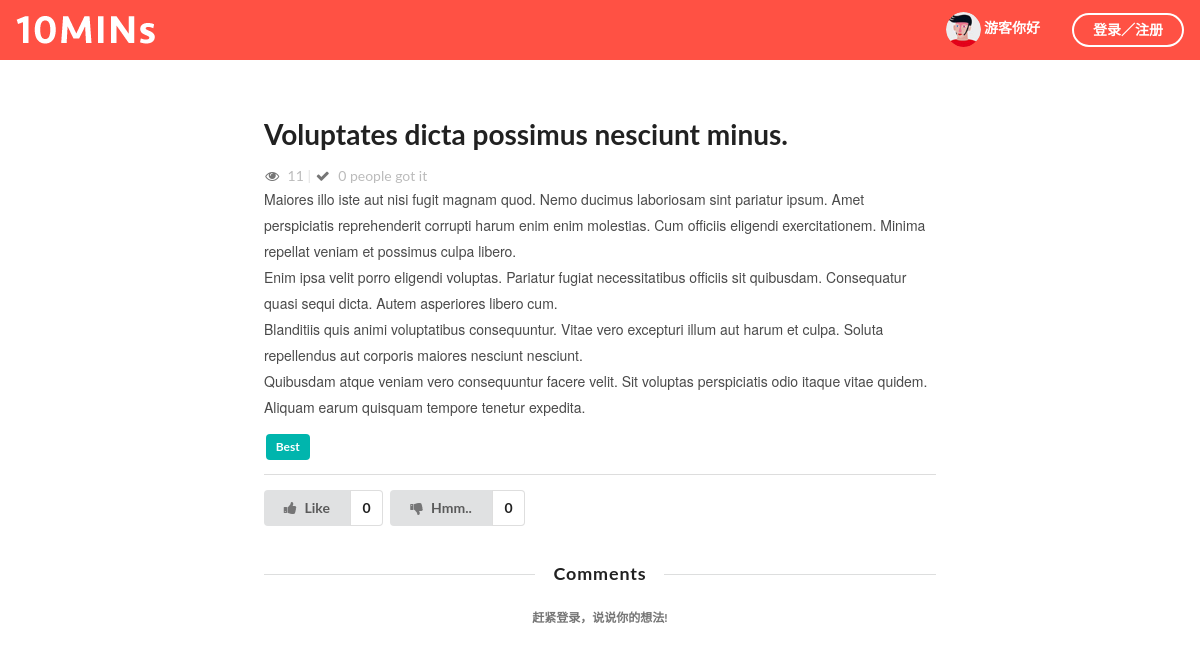
The app's page /detail/5 with its own data.
### firstapp/models.py (models this page shows, shortened)
class Article(models.Model):
    title = models.CharField(max_length=500)
    img = models.CharField(max_length=250)
    content = models.TextField(null=True, blank=True)
    views = models.IntegerField(default=0)
    likes = models.IntegerField(default=0)
    createtime = models.DateField(default=timezone.now)
    editor_choice = models.BooleanField(default=False)
    CATE_CHOICE = {
        ('best','best'),
        ('hot','hot'),
    }
    cate_choice = models.CharField(choices=CATE_CHOICE,max_length=10,blank=True,null=True)
    author = models.ForeignKey(to=User,null=True,blank=True)

### firstapp/views.py (the view, shortened to what this page needs)
# urls.py: url(r'^detail/(?P<page_num>\d+)', detail, name='detail'),
def detail(request, page_num, error_form=None):
    context = {}
    if error_form == None:
        form = CommentForm()
    if error_form :
        form = error_form
    article = Article.objects.get(id=page_num)
    article.views = article.views + 1
    article.save()
    context['view_count'] = article.views
    comments = Comment_New.objects.filter(belong_to_id=article.id)
    all_ticket_count = article.tickers.count()
    ticket_like_count = article.tickers.filter(vote='like').count()
    ticket_dislike_count = article.tickers.filter(vote='dislike').count()
    context['all_ticket_count'] = all_ticket_count
    context['ticket_like_count'] = ticket_like_count
    context['ticket_dislike_count'] = ticket_dislike_count
    context['article'] = article
    context['form'] = form
    context['comments'] = comments
    return render(request, 'detail.html', context)

### firstapp/templates/detail.html (shortened to what this page needs)
{% load staticfiles %}
<!DOCTYPE html>
<html>
    <head>
        <link rel="stylesheet" href="{% static 'css/semantic.css' %}" media="screen" title="no title" charset="utf-8">
    </head>
    <body>
        <div class="ui inverted top fixed menu borderless menu" style="background-color:#ff5144">
            <div class="header item">
                <div class="ui image">
                  <a href="{% url 'index' %}">
                    <img src="{% static 'images/tenlogo.png' %}" alt="">
                  </a>
                </div>
            </div>
            <div class="right menu">
                <div class="item">
                    <h5 class="ui inverted header">
                            <div class="ui mini circular image">
                                <img src="{% static 'images/default.png' %}" alt="">
                            </div>
                            {% if request.user.is_authenticated %}
                              <span>{{ request.user.username }}</span>
                            {% else %}
                              <span>游客你好</span>
                            {% endif %}
                        </h5>
                </div>
                <div class="item">
                  {% if request.user.is_authenticated %}
                  <a href="{% url 'logout' %}" class="ui inverted circular button">退出</a>
                  {% else %}
                    <a href="{% url 'login' %}" class="ui inverted circular button">登录／注册</a>
                  {% endif %}
                </div>
            </div>
        </div>
        <div class="ui basic segment container" style="width:700px;border:none;box-shadow:none;margin-top:50px;">
            <h1 class="ui header">{{ article.title }}</h1>
            <i class="icon grey unhide"></i>
            <span style="color:#bbbbbb">{{ article.views }}</span>
            <span class="" style="color:rgb(226, 226, 226)">|</span>
            <i class="icon grey checkmark"></i>
            <span style="color:#bbbbbb">{{ all_ticket_count }}   people got it</span>
            <p>
              {{ article.content|linebreaksbr }}
            </p>
            {% if article.cate_choice == 'best' %}
                <a href="{% url 'index' cate='best' %}" class="ui teal label">Best</a>
            {% else %}
                <a href="{% url 'index' cate='hot'%}" class="ui red label">Hot</a>
            {% endif %}
            <div class="ui divider"></div>
            <form class="ui form" action="{% url 'detail_vote' id=article.id %}" method="post">{% csrf_token %}
              {% if request.user.is_authenticated %}
                    {% if user_vote_ticket_like != 0 %}
                      <div class="ui labeled button" tabindex="0">
                        <button type="submit" name="vote" value="like" class="ui red button">
                          <i class="thumbs up icon"></i>Like
                        </button>
                        <a href="#anchor_name" class="ui basic label">{{ ticket_like_count }}</a>
                      </div>
                    {% else %}
                      <div class="ui labeled button" tabindex="0">
                        <button type="submit" name="vote" value="like" class="ui button">
                          <i class="thumbs up icon"></i>Like
                        </button>
                        <a href="#" class="ui basic label">{{ ticket_like_count }}</a>
                      </div>
                    {% endif %}
                  {% if user_vote_ticket_dislike != 0 %}
                      <div class="ui labeled button" tabindex="0">
                        <button type="submit" name="vote" value="dislike" class="ui blue button">
                          <i class="thumbs down icon"></i>Hmm..
                        </button>
                        <a href="#" class="ui basic label">{{ ticket_dislike_count }}</a>
                      </div>
                  {% else %}
                      <div class="ui labeled button" tabindex="0">
                          <button type="submit" name="vote" value="dislike" class="ui button">
                            <i class="thumbs down icon"></i>Hmm..
                          </button>
                          <a href="#" class="ui basic label">{{ ticket_dislike_count }}</a>
                      </div>
                  {% endif %}
              {% else %}
                  <div class="ui labeled button" tabindex="0">
                      <button type="submit" name="vote" value="like" class="ui button">
                        <i class="thumbs up icon"></i>Like
                      </button>
                      <a href="#" class="ui basic label">{{ ticket_like_count }}</a>
                  </div>
                  <div class="ui labeled button" tabindex="0">
                      <button type="submit" name="vote" value="dislike" class="ui button">
                        <i class="thumbs down icon"></i>Hmm..
                      </button>
                      <a href="#" class="ui basic label">{{ ticket_dislike_count }}</a>
                  </div>
              {% endif %}
            </form>
        </div>
        <div class="ui segment container" style="width:700px;border:none;box-shadow:none">
            <h3 class="ui horizontal  divider header" style="">Comments</h3>
            {% if request.user.is_authenticated %}
              <form class="ui tiny form error" action='{% url 'detail_comment' article.id %}' method="post">{% csrf_token %}
                {% if form.errors  %}
                  <div class="ui error message">
                    {{ form.errors }}
                  </div>
                  {% for field in form %}
                  <div class="error field">
                      {{ field.label }}
                      {{ field }}
                  </div>
                  {% endfor %}
                {% else %}
                {% for field in form %}
                <div class="field">
                  {{ field.label }}
                  {{ field }}
                </div>
                {% endfor %}
                {% endif %}
                <button type="submit" class="ui purple button" style="margin-top:20px">Click</button>
              </form>
            {% else %}
            <h3 class="ui grey center aligned sub header">赶紧登录，说说你的想法!</h3>
            {% endif %}
        </div>
    </body>
</html>

### firstapp/templates/detail.html (style rules this page uses)
p { font-family: PingFang SC, Helvetica Neue, Helvetica, Hiragino Sans GB, Microsoft YaHei, Arial, sans-serif; font-size: 14px; color: #4a4a4a; text-align: left; font-weight: 400; line-height: 26px; }

### records on screen
Article: title "Voluptates dicta possimus nesciunt minus.", views "11", content "Maiores illo iste aut nisi fugit magnam quod. Nemo ducimus laboriosam sint pariatur ipsum. Amet perspiciatis reprehenderit corrupti harum enim enim molestias. Cum officiis eligendi exercitationem. Minima repellat veniam et possimus culpa libero. Enim ipsa velit porro eligendi voluptas. Pariatur fugiat necessitatibus officiis sit quibusdam. Consequatur quasi sequi dicta. Autem asperiores libero cum. Blanditiis quis animi voluptatibus consequuntur. Vitae vero excepturi illum aut harum et culpa. Soluta repellendus aut corporis maiores nesciunt nesciunt. Quibusdam atque veniam vero consequuntur facere velit. Sit voluptas perspiciatis odio itaque vitae quidem. Aliquam earum quisquam tempore…"

### other values on screen
{{ all_ticket_count }} "0"
{{ ticket_like_count }} "0"
{{ ticket_dislike_count }} "0"
